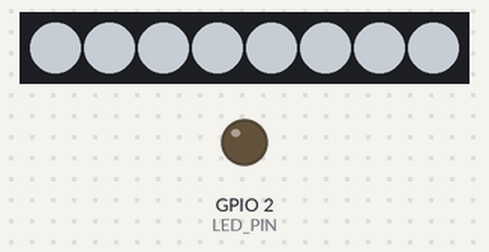
Bench run of a sketch on a simulated ESP8266 (NodeMCU). Parts: 8 RGB LEDs in strip order, left to right, output pins drawn as LEDs (lit = HIGH). Dim RGB values are drawn brighter than linear; WiFi joins after 1.5 s; servers stay silent unless stated; what the sketch prints to the serial monitor is not drawn.

Above: at 3.6 s.
At 5.65 s:
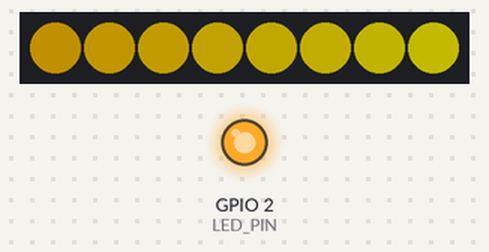
At 13.75 s:
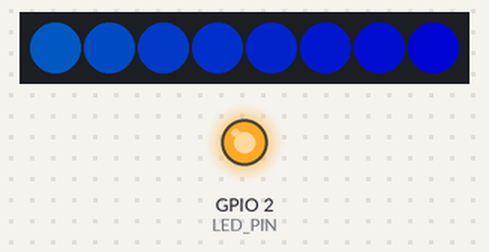
At 22.15 s:
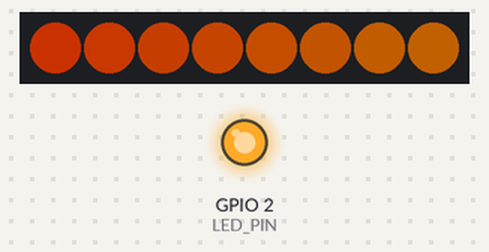
At 30.85 s:
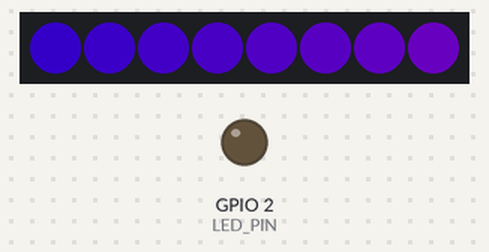
At 39.55 s:
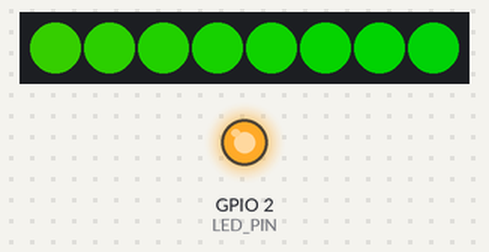
Timing chart, 0 to 40.0 s (numbered marks = the images above):
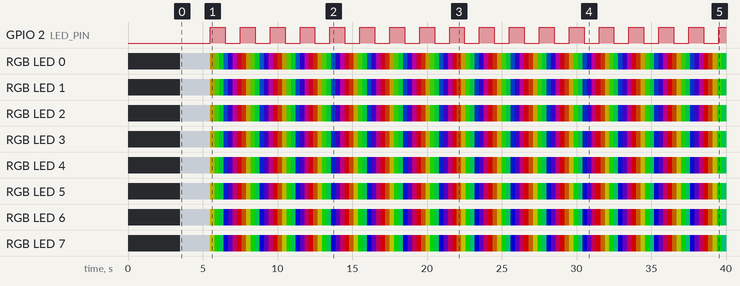

Measured:
- by itself, GPIO 2 (LED_PIN): alternates HIGH for 1.0 s and LOW for 1.0 s
- by itself, RGB LED 7: off → RGB(120, 124, 128) at 3.5 s, → RGB(86, 83, 0) 2.0 s later, → RGB(5, 125, 0) 0.30 s later, → RGB(0, 88, 40) 0.30 s later, … (116 changes in this stretch)
- by itself, RGB LED 3: off → RGB(120, 124, 128) at 3.5 s, → RGB(86, 72, 0) 2.0 s later, → RGB(27, 115, 0) 0.30 s later, → RGB(0, 98, 29) 0.30 s later, … (116 changes in this stretch)
- what the display in image 0 shows lasts 2.0 s, from 3.5 s to 5.5 s

The sketch:

ESP8266_Code.ino
```cpp
// (licence header left out)
#include <ESP8266WiFi.h>
#include <WiFiClient.h>
#include <ESP8266WebServer.h>
#include <ESP8266mDNS.h>
#include <FastLED.h>

#define MDNS_NAME "onairsign"

#define NUM_LED   8
#define DATA_PIN 16
#define LED_PIN   2

#define STARTUP_DELAY 2000l
#define WIFI_TIMEOUT 10000l

long pre_millis = 0;
long cur_millis = 0;
long intv = 1000;

short led = 0;
short server_override = 0;
int r, g, b = 0;
int luminosity = 128;

CRGB leds[NUM_LED];
CRGB serverColor = CRGB::Red;

const char* ssid = "<Your ssid here>";
const char* password = "<Your password here>";

ESP8266WebServer server(80);

void setup() {
    delay(STARTUP_DELAY);

    Serial.begin(115200);
    Serial.println("\n============");
    Serial.println("= Starting =");
    Serial.println("============");

    FastLED.addLeds<WS2812B, DATA_PIN, GRB>(leds, NUM_LED);
    FastLED.setBrightness(luminosity);
    FastLED.setMaxPowerInVoltsAndMilliamps(5, 1000);

    initWiFi();
    initmDNS();
    initWebServer();

    pinMode(LED_PIN, OUTPUT);
    Serial.println("\nStarting loop!");
    setColor(CRGB::AliceBlue);
    FastLED.show();
    delay(STARTUP_DELAY);
}

void initWiFi() {
    Serial.print("Connecting to WiFi: ");
    Serial.println(ssid);
    WiFi.mode(WIFI_STA);
    WiFi.begin(ssid, password);
    Serial.println("");
    long start = millis();
    long current = 0;
    while (WiFi.status() != WL_CONNECTED) {
        Serial.print(". ");
        delay(500);
        current = millis();
        if (led == 0) {
            led = 1;
            if (current - start >= WIFI_TIMEOUT) {
                setColor(CRGB::FireBrick);
            }
            else {
                setColor(CRGB::Amethyst);
            }
        }
        else {
            led = 0;
            setColor(CRGB::Black);
        }
    }
    Serial.println("");
    Serial.print("IP address: ");
    Serial.println(WiFi.localIP());
}

void initmDNS() {
    if (!MDNS.begin(MDNS_NAME)) {
        Serial.println("Error setting up MDNS responder!");
        while (1) {
            delay(1000);
            if (led == 0) {
                led = 1;
                setColor(CRGB::Red);
            }
            else {
                led = 0;
                setColor(CRGB::Black);
            }
            FastLED.show();
        }
    }
    MDNS.addService("http", "tcp", 80);
    Serial.println("MDNS started");
}

void initWebServer() {
    Serial.println("Starting webserver");

    // Setup routing
    server.on("/", HTTP_GET, []() {
        server.send(200, F("text/html"),
            F("Welcome to the REST Web Server"));
    });
    server.on("/color", HTTP_POST, handleColor);
    server.on("/color", HTTP_GET, handleColor);

    // Setup NotFound
    server.onNotFound(handleNotFound);

    // Start server
    server.begin();
}

void handleNotFound() {
    String msg = "FILE NOT FOUND\n\nURI: ";
    msg += server.uri();
    msg += "\nMethod: ";
    msg += (server.method() == HTTP_GET) ? "GET" : "POST";
    msg += "\nArguments: ";
    msg += server.args();
    msg += "\n";
    for (uint8_t i = 0; i < server.args(); i++) {
        msg += " " + server.argName(i) + ": " + server.arg(i) + "\n";
    }

    msg += "Headers: ";
    msg += server.headers();
    msg += "\n";
    for (uint8_t i = 0; i < server.headers(); i++) {
        msg += " " + server.headerName(i) + ": " + server.header(i) + "\n";
    }

    server.send(404, "text/plain", msg);
}

void handleColor() {
    for (uint8_t i = 0; i < server.args(); i++) {
        if (server.argName(i).equalsIgnoreCase("r")) {
            r = server.arg(i).toInt();
        }
        else if(server.argName(i).equalsIgnoreCase("g")) {
            g = server.arg(i).toInt();
        }
        else if (server.argName(i).equalsIgnoreCase("b")) {
            b = server.arg(i).toInt();
        }
        else if (server.argName(i).equalsIgnoreCase("lum")) {
            luminosity = server.arg(i).toInt();
        }
        else if (server.argName(i).equalsIgnoreCase("s")) {
            server_override = server.arg(i).toInt();
        }
    }

    server.send(200, "none", "");
}

void loop() {
    MDNS.update();
    server.handleClient();

    if (server_override == 0) {
        rainbow_wave(25, 2);
    }
    else if(server_override == 1){
        setColor(CRGB(r, g, b));
        FastLED.setBrightness(luminosity);
    } else {
        setColor(CRGB::Black);
    }

    cur_millis = millis();
    if (cur_millis - pre_millis >= intv) {
        Serial.println("Alive");
        if (led == 1) {
            digitalWrite(LED_PIN, HIGH);
            led = 0;
        }
        else {
            digitalWrite(LED_PIN, LOW);
            led = 1;
        }
        pre_millis = cur_millis;
    }

    FastLED.show();
}

void rainbow_wave(uint8_t speed, uint8_t delta) {
    uint8_t hue = beat8(speed, 255);
    fill_rainbow(leds, NUM_LED, hue, delta);
}

void setColor(CRGB color) {
    for (int i = 0; i < NUM_LED; i++) {
        leds[i] = color;
    }
}
```
